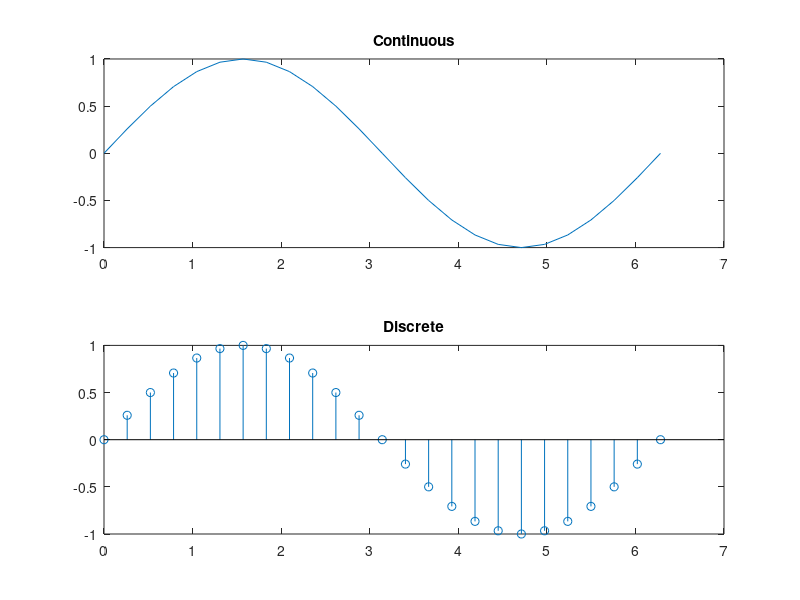
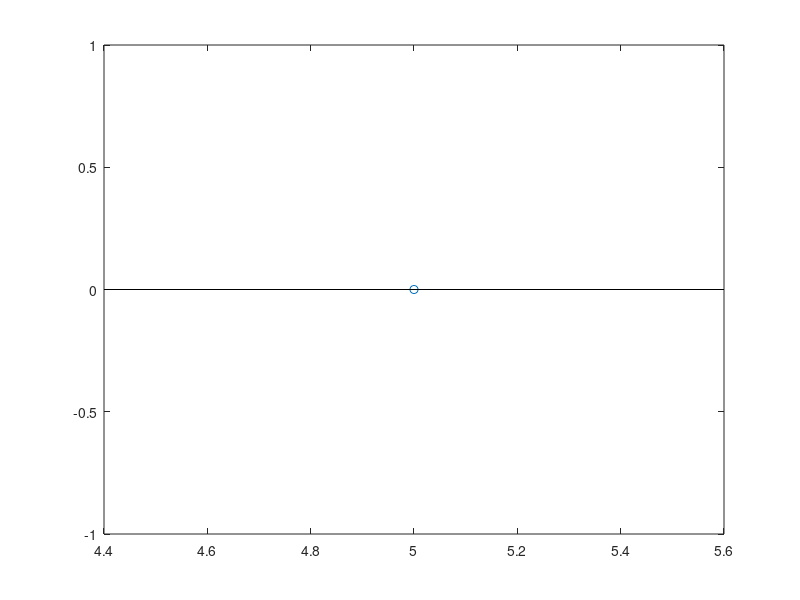
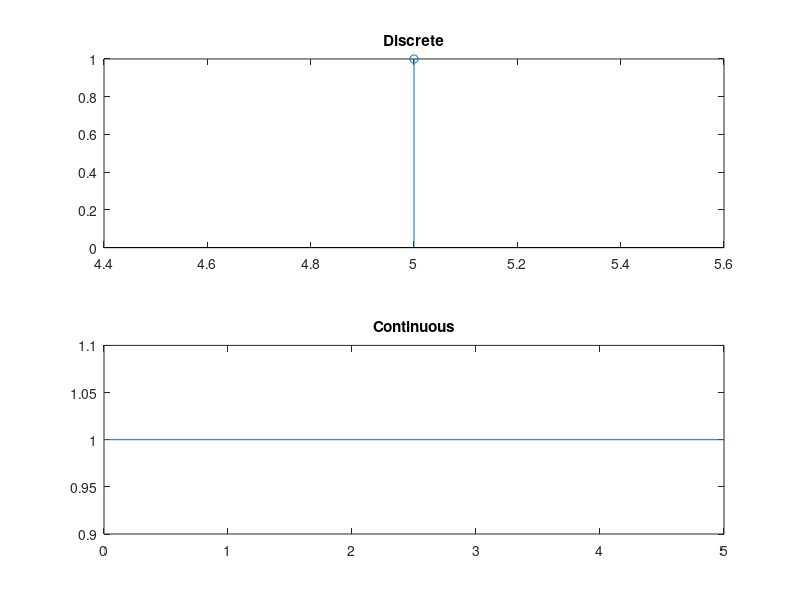
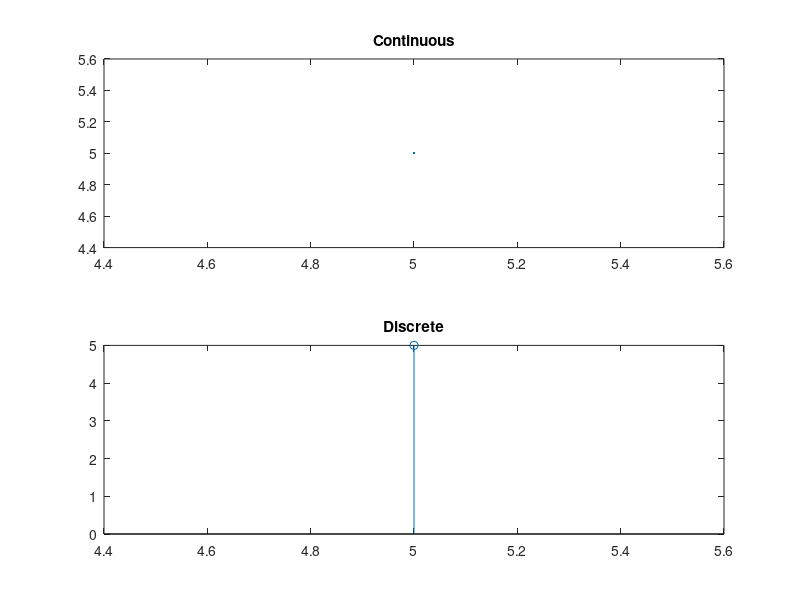

MATLAB code for these plots, in order:
%Lab 2 EE314L
%Kevin Jordan ID# 1301006
%Plots various functions
clear
clc

%Activity 1:
%get lower/upper limits &exp val before plotting
n1 = input('Lower limit: ');
n2 = input('Upper limit: ');
a = input('Enter nonzero value: ');

%Plots of Sine function
t = linspace(0, 2*pi, 25);
y = sin(t);
figure('Name', 'Sine Function', 'NumberTitle', 'off');
subplot(2, 1, 1);
plot(t, y);
title('Continuous');
subplot(2, 1, 2);
stem(t, y);
title('Discrete');

%Plot of Impulse function
figure('Name', 'Impulse Function', 'NumberTitle', 'off');
t = n1:n2;
Delta = t == 0;
stem(t, Delta);

%Plots of Unit Step function
figure('Name', 'Unit Step Signal', 'NumberTitle', 'off');
Mu = t >= 0;
subplot(2, 1, 1);
stem(t, Mu);
title('Discrete');
subplot(2, 1, 2);
t2 = 0:n2;
Mu2 = t2 >= 0;
plot(t2, Mu2);
title('Continuous');

%Plots of Unit Ramp function
figure('Name', 'Unit Ramp Signal', 'NumberTitle', 'off');
r = t.*[t >= 0];
subplot(2, 1, 1);
plot(t, r);
title('Continuous');
subplot(2, 1, 2);
stem(t, r);
title('Discrete');

%Plots of Unit Exponential function
figure('Name', 'Unit Exponential Signal', 'NumberTitle', 'off');
y = exp(a.*t);
subplot(2, 1, 1);
plot(t, y, 'r');
title('Continuous');
subplot(2, 1, 2);
stem(t, y, 'b');
title('Discrete');

%Activity 2:
%1. Discrete complex exponential
figure('Name', 'f[n] = -3.6e^((-0.5+(j*pi)/4)n)', 'NumberTitle', 'off');
n = 0:82;
f = -3.6*exp((-0.5 + (j*pi)/4).*n);
subplot(2, 1, 1);
stem(n, f, 'r');
hold on
stem(n, imag(f), 'b');
hold off
title('Real (red)/Imaginary (blu) vs n');
subplot(2, 1, 2);
plot(f, imag(f));
title('Real vs Imaginary (n into page)');

%2. Continuous sine
figure('Name', 's(t) = 0.5sin(2*pi*f*t)', 'NumberTitle', 'off');
t = linspace(0,1);
s = 0.5*sin(2*pi*4*t);
plot(t, s);

%3. Commenting the code
figure('Name', 'All-in-One Plot', 'NumberTitle', 'off');
t = (-1:0.01:1)'; %takes a range from -1 to 1 incrementing by 0.01
impulse = t==0; %if t is at 0, impulse has boolean val true (1)
unitstep = t>=0; %for t greater than or equal to 0, bool val (1)
ramp = t.*unitstep; %take t >= 0 value (1) from unitstep and * by t
quad = t.^2.*unitstep; %quadratic t^2 for all t >= 0
plot(t, [impulse, unitstep, ramp, quad]); %plots all 4 functions vs t
